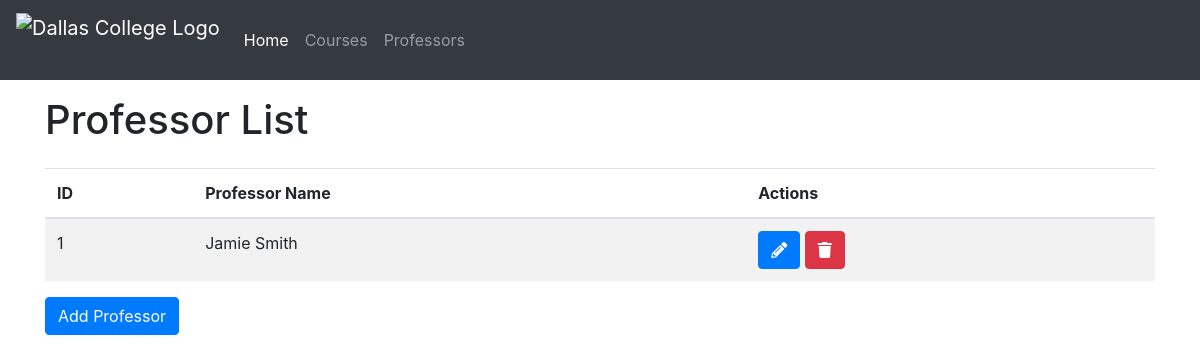
The app's page /professors, older data.
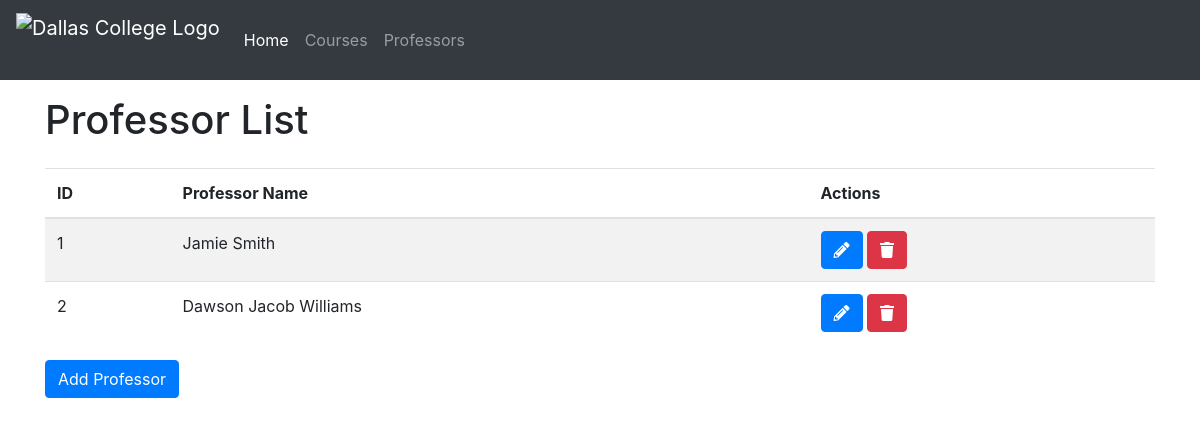
The same page, newer data.
### app.py (models this page shows)
class Professor(db.Model):
    id = db.Column(db.Integer, primary_key=True)
    name = db.Column(db.String(50), nullable=False)
    courses = db.relationship('Course', backref='professor', lazy=True)

### app.py (the view)
@app.route('/professors', methods=['GET', 'POST'])
def professors():
    if request.method == 'POST':
        name = request.form.get('name')
        if name:
            professor = Professor(name=name)
            db.session.add(professor)
            db.session.commit()
        return redirect('/courses')
    else:
        professors = Professor.query.all()
        return render_template('professors.html', professors=professors)

### templates/professors.html (shortened to what this page needs)
<!DOCTYPE html>
<html>
<head>
    <link rel="stylesheet" href="https://stackpath.bootstrapcdn.com/bootstrap/4.5.0/css/bootstrap.min.css">
    <link rel="stylesheet" href="https://cdnjs.cloudflare.com/ajax/libs/font-awesome/5.15.3/css/all.min.css">
</head>
<body>
    <nav class="navbar navbar-expand-lg navbar-dark bg-dark mb-3">
        <a class="navbar-brand" href="#">
            <img src="https://selfsrv.dcccd.edu/Student/Content/Images/custom-header-logo.png" alt="Dallas College Logo" class="mb-4">
        </a>
        <div class="collapse navbar-collapse" id="navbarNav">
            <ul class="navbar-nav">
                <li class="nav-item active">
                    <a class="nav-link" href="/">Home</a>
                </li>
                <li class="nav-item">
                    <a class="nav-link" href="/courses">Courses</a>
                </li>
                <li class="nav-item">
                    <a class="nav-link" href="/professors">Professors</a>
                </li>
            </ul>
        </div>
    </nav>
    <div class="container">
        <h1 class="mb-4">Professor List</h1>
        <table class="table table-striped">
            <thead>
                <tr>
                    <th>ID</th>
                    <th>Professor Name</th>
                    <th>Actions</th>
                </tr>
            </thead>
            <tbody>
                {% for professor in professors %}
                <tr>
                    <td>{{ professor.id }}</td>
                    <td>{{ professor.name }}</td>
                    <td>
                        <a href="/edit_professor/{{ professor.id }}" class="btn btn-primary">
                            <i class="fas fa-pencil-alt"></i>
                        </a>
                        <a href="/delete_professor/{{ professor.id }}" class="btn btn-danger">
                            <i class="fas fa-trash"></i>
                        </a>
                    </td>
                </tr>
                {% endfor %}
            </tbody>
        </table>
        <button type="button" class="btn btn-primary" data-toggle="modal" data-target="#professorForm">
            Add Professor
        </button>
    </div>
</body>
</html>

Row changes from the older to the newer data that the page shows:
added Professor: id "2", name "Dawson Jacob Williams"
